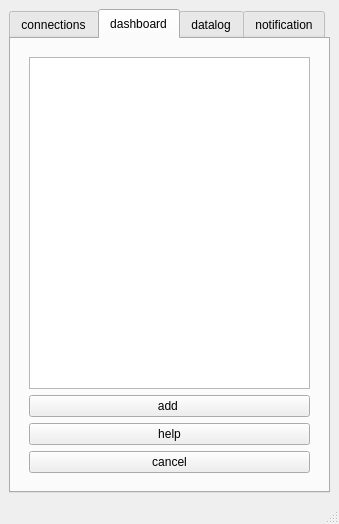
<?xml version="1.0" encoding="UTF-8"?>
<ui version="4.0">
 <class>MainWindow</class>
 <widget class="QMainWindow" name="MainWindow">
  <property name="geometry">
   <rect>
    <x>0</x>
    <y>0</y>
    <width>339</width>
    <height>506</height>
   </rect>
  </property>
  <property name="windowTitle">
   <string>MainWindow</string>
  </property>
  <widget class="QWidget" name="centralwidget">
   <layout class="QGridLayout" name="gridLayout">
    <item row="0" column="0">
     <widget class="QTabWidget" name="tabWidget">
      <property name="styleSheet">
       <string notr="true">QTabBar::tab { height: 30px;  }</string>
      </property>
      <property name="currentIndex">
       <number>1</number>
      </property>
      <property name="iconSize">
       <size>
        <width>23</width>
        <height>22</height>
       </size>
      </property>
      <property name="movable">
       <bool>true</bool>
      </property>
      <widget class="QWidget" name="conections">
       <attribute name="title">
        <string>connections</string>
       </attribute>
       <layout class="QVBoxLayout" name="verticalLayout_5">
        <item>
         <widget class="QStackedWidget" name="stackedWidgetConnections">
          <property name="enabled">
           <bool>true</bool>
          </property>
          <property name="autoFillBackground">
           <bool>false</bool>
          </property>
          <property name="currentIndex">
           <number>2</number>
          </property>
          <widget class="QWidget" name="viewConn">
           <layout class="QVBoxLayout" name="verticalLayout_3">
            <item>
             <widget class="QTreeWidget" name="treeWidget">
              <column>
               <property name="text">
                <string notr="true">1</string>
               </property>
              </column>
             </widget>
            </item>
            <item>
             <widget class="QPushButton" name="btAddConnection_3">
              <property name="text">
               <string>edit</string>
              </property>
             </widget>
            </item>
            <item>
             <widget class="QPushButton" name="btAddConnection">
              <property name="text">
               <string>add connection</string>
              </property>
             </widget>
            </item>
           </layout>
          </widget>
          <widget class="QWidget" name="addConn">
           <layout class="QVBoxLayout" name="verticalLayout_6">
            <item>
             <widget class="QLabel" name="label_2">
              <property name="text">
               <string>Connection Name</string>
              </property>
             </widget>
            </item>
            <item>
             <widget class="QLineEdit" name="lineEdit"/>
            </item>
            <item>
             <widget class="QLabel" name="label">
              <property name="text">
               <string>TTN appEui</string>
              </property>
             </widget>
            </item>
            <item>
             <widget class="QLineEdit" name="lineEdit_3"/>
            </item>
            <item>
             <widget class="QLabel" name="label_3">
              <property name="text">
               <string>TTN appId</string>
              </property>
             </widget>
            </item>
            <item>
             <widget class="QLineEdit" name="lineEdit_2"/>
            </item>
            <item>
             <widget class="QLabel" name="label_6">
              <property name="text">
               <string>TTN accessKey</string>
              </property>
             </widget>
            </item>
            <item>
             <widget class="QLineEdit" name="lineEdit_4"/>
            </item>
            <item>
             <widget class="QLabel" name="label_4">
              <property name="text">
               <string>Hostname / IP</string>
              </property>
             </widget>
            </item>
            <item>
             <widget class="QLineEdit" name="lineEdit_5"/>
            </item>
            <item>
             <widget class="QLabel" name="label_5">
              <property name="text">
               <string>port</string>
              </property>
             </widget>
            </item>
            <item>
             <widget class="QLineEdit" name="lineEdit_8"/>
            </item>
            <item>
             <widget class="QLabel" name="label_8">
              <property name="text">
               <string>keep alive [sec]</string>
              </property>
             </widget>
            </item>
            <item>
             <widget class="QLineEdit" name="lineEdit_6"/>
            </item>
            <item>
             <widget class="QPushButton" name="pushButton_4">
              <property name="text">
               <string>add</string>
              </property>
             </widget>
            </item>
            <item>
             <widget class="QPushButton" name="pushButton_5">
              <property name="text">
               <string>help</string>
              </property>
             </widget>
            </item>
            <item>
             <widget class="QPushButton" name="pushButton_6">
              <property name="text">
               <string>cancel</string>
              </property>
             </widget>
            </item>
           </layout>
          </widget>
          <widget class="QWidget" name="viewDetailedConn">
           <layout class="QVBoxLayout" name="verticalLayout_2">
            <item>
             <widget class="QLabel" name="label_11">
              <property name="text">
               <string>Connection Name</string>
              </property>
             </widget>
            </item>
            <item>
             <widget class="QLineEdit" name="lineEdit_12"/>
            </item>
            <item>
             <widget class="QLabel" name="label_13">
              <property name="text">
               <string>TTN appEui</string>
              </property>
             </widget>
            </item>
            <item>
             <widget class="QLineEdit" name="lineEdit_17"/>
            </item>
            <item>
             <widget class="QLabel" name="label_7">
              <property name="text">
               <string>TTN appId</string>
              </property>
             </widget>
            </item>
            <item>
             <widget class="QLineEdit" name="lineEdit_15"/>
            </item>
            <item>
             <widget class="QLabel" name="label_12">
              <property name="text">
               <string>TTN accessKey</string>
              </property>
             </widget>
            </item>
            <item>
             <widget class="QLineEdit" name="lineEdit_14"/>
            </item>
            <item>
             <widget class="QLabel" name="label_9">
              <property name="text">
               <string>Hostname / IP</string>
              </property>
             </widget>
            </item>
            <item>
             <widget class="QLineEdit" name="lineEdit_18"/>
            </item>
            <item>
             <widget class="QLabel" name="label_14">
              <property name="text">
               <string>port</string>
              </property>
             </widget>
            </item>
            <item>
             <widget class="QLineEdit" name="lineEdit_16"/>
            </item>
            <item>
             <widget class="QLabel" name="label_10">
              <property name="text">
               <string>keep alive [sec]</string>
              </property>
             </widget>
            </item>
            <item>
             <widget class="QLineEdit" name="lineEdit_13"/>
            </item>
            <item>
             <widget class="QPushButton" name="pushButton_18">
              <property name="text">
               <string>apply</string>
              </property>
             </widget>
            </item>
            <item>
             <widget class="QPushButton" name="pushButton_7">
              <property name="text">
               <string>help</string>
              </property>
             </widget>
            </item>
            <item>
             <widget class="QPushButton" name="pushButton_8">
              <property name="text">
               <string>cancel</string>
              </property>
             </widget>
            </item>
           </layout>
          </widget>
         </widget>
        </item>
       </layout>
      </widget>
      <widget class="QWidget" name="dashboard">
       <attribute name="title">
        <string>dashboard</string>
       </attribute>
       <layout class="QVBoxLayout" name="verticalLayout">
        <item>
         <widget class="QStackedWidget" name="stackedWidgetDashboard">
          <property name="currentIndex">
           <number>1</number>
          </property>
          <widget class="QWidget" name="viewDashbaord">
           <layout class="QVBoxLayout" name="verticalLayout_8">
            <item>
             <widget class="QWidget" name="widget" native="true"/>
            </item>
            <item>
             <widget class="QPushButton" name="btAddWidget">
              <property name="text">
               <string>add widget</string>
              </property>
             </widget>
            </item>
            <item>
             <widget class="QPushButton" name="pushButton">
              <property name="text">
               <string>del widget</string>
              </property>
             </widget>
            </item>
           </layout>
          </widget>
          <widget class="QWidget" name="addWidget">
           <layout class="QVBoxLayout" name="verticalLayout_9">
            <item>
             <widget class="QListWidget" name="listWidget"/>
            </item>
            <item>
             <widget class="QPushButton" name="pushButton_11">
              <property name="text">
               <string>add </string>
              </property>
             </widget>
            </item>
            <item>
             <widget class="QPushButton" name="pushButton_10">
              <property name="text">
               <string>help</string>
              </property>
             </widget>
            </item>
            <item>
             <widget class="QPushButton" name="pushButton_9">
              <property name="text">
               <string>cancel</string>
              </property>
             </widget>
            </item>
           </layout>
          </widget>
         </widget>
        </item>
       </layout>
      </widget>
      <widget class="QWidget" name="datalog">
       <attribute name="title">
        <string>datalog</string>
       </attribute>
       <layout class="QVBoxLayout" name="verticalLayout_4">
        <item>
         <widget class="QStackedWidget" name="stackedWidgetDatalog">
          <property name="currentIndex">
           <number>0</number>
          </property>
          <widget class="QWidget" name="viewDatalog">
           <layout class="QVBoxLayout" name="verticalLayout_10">
            <item>
             <widget class="QListView" name="listView"/>
            </item>
            <item>
             <widget class="QPushButton" name="pushButton_2">
              <property name="text">
               <string>add datalog</string>
              </property>
             </widget>
            </item>
            <item>
             <widget class="QPushButton" name="pushButton_3">
              <property name="text">
               <string>del datalog</string>
              </property>
             </widget>
            </item>
           </layout>
          </widget>
          <widget class="QWidget" name="addDatalog">
           <layout class="QGridLayout" name="gridLayout_2">
            <item row="0" column="0" colspan="2">
             <widget class="QLabel" name="label_15">
              <property name="text">
               <string>selcet conncetion</string>
              </property>
             </widget>
            </item>
            <item row="1" column="0">
             <widget class="QLabel" name="label_16">
              <property name="text">
               <string>datalog</string>
              </property>
             </widget>
            </item>
            <item row="3" column="0">
             <widget class="QLabel" name="label_18">
              <property name="text">
               <string>csv excel style</string>
              </property>
             </widget>
            </item>
            <item row="4" column="0">
             <widget class="QLabel" name="label_17">
              <property name="text">
               <string>file location</string>
              </property>
             </widget>
            </item>
            <item row="6" column="0" colspan="4">
             <spacer name="verticalSpacer">
              <property name="orientation">
               <enum>Qt::Vertical</enum>
              </property>
              <property name="sizeHint" stdset="0">
               <size>
                <width>251</width>
                <height>219</height>
               </size>
              </property>
             </spacer>
            </item>
            <item row="1" column="3">
             <widget class="QCheckBox" name="checkBox">
              <property name="text">
               <string>datalog</string>
              </property>
             </widget>
            </item>
            <item row="3" column="3">
             <widget class="QCheckBox" name="checkBox_2">
              <property name="text">
               <string>excel csv syle</string>
              </property>
             </widget>
            </item>
            <item row="5" column="0" colspan="5">
             <widget class="QLineEdit" name="lineEdit_7"/>
            </item>
            <item row="7" column="0" colspan="5">
             <widget class="QPushButton" name="pushButton_13">
              <property name="text">
               <string>add</string>
              </property>
             </widget>
            </item>
            <item row="8" column="0" colspan="4">
             <widget class="QPushButton" name="pushButton_12">
              <property name="text">
               <string>cancel</string>
              </property>
             </widget>
            </item>
            <item row="0" column="3">
             <widget class="QComboBox" name="comboBox"/>
            </item>
           </layout>
          </widget>
         </widget>
        </item>
       </layout>
      </widget>
      <widget class="QWidget" name="notification">
       <attribute name="title">
        <string>notification</string>
       </attribute>
       <layout class="QVBoxLayout" name="verticalLayout_12">
        <item>
         <widget class="QStackedWidget" name="stackedWidgetNotifications">
          <property name="currentIndex">
           <number>0</number>
          </property>
          <widget class="QWidget" name="viewNotifi">
           <layout class="QVBoxLayout" name="verticalLayout_13">
            <item>
             <widget class="QListView" name="listView_2"/>
            </item>
            <item>
             <widget class="QPushButton" name="pushButton_15">
              <property name="text">
               <string>add notification</string>
              </property>
             </widget>
            </item>
            <item>
             <widget class="QPushButton" name="pushButton_14">
              <property name="text">
               <string>del notification</string>
              </property>
             </widget>
            </item>
           </layout>
          </widget>
          <widget class="QWidget" name="addNotifi">
           <layout class="QVBoxLayout" name="verticalLayout_14">
            <item>
             <widget class="QLabel" name="label_19">
              <property name="text">
               <string>select conncetion</string>
              </property>
             </widget>
            </item>
            <item>
             <widget class="QComboBox" name="comboBox_2"/>
            </item>
            <item>
             <widget class="QLabel" name="label_22">
              <property name="text">
               <string>host adress</string>
              </property>
             </widget>
            </item>
            <item>
             <widget class="QLineEdit" name="lineEdit_9"/>
            </item>
            <item>
             <widget class="QLabel" name="label_21">
              <property name="text">
               <string>host password</string>
              </property>
             </widget>
            </item>
            <item>
             <widget class="QLineEdit" name="lineEdit_10"/>
            </item>
            <item>
             <widget class="QLabel" name="label_20">
              <property name="text">
               <string>client adresses</string>
              </property>
             </widget>
            </item>
            <item>
             <widget class="QLineEdit" name="lineEdit_11"/>
            </item>
            <item>
             <spacer name="verticalSpacer_2">
              <property name="orientation">
               <enum>Qt::Vertical</enum>
              </property>
              <property name="sizeHint" stdset="0">
               <size>
                <width>17</width>
                <height>156</height>
               </size>
              </property>
             </spacer>
            </item>
            <item>
             <widget class="QPushButton" name="pushButton_16">
              <property name="text">
               <string>add</string>
              </property>
             </widget>
            </item>
            <item>
             <widget class="QPushButton" name="pushButton_17">
              <property name="text">
               <string>cancel</string>
              </property>
             </widget>
            </item>
           </layout>
          </widget>
         </widget>
        </item>
       </layout>
      </widget>
     </widget>
    </item>
   </layout>
  </widget>
  <widget class="QStatusBar" name="statusbar"/>
 </widget>
 <resources/>
 <connections/>
</ui>
